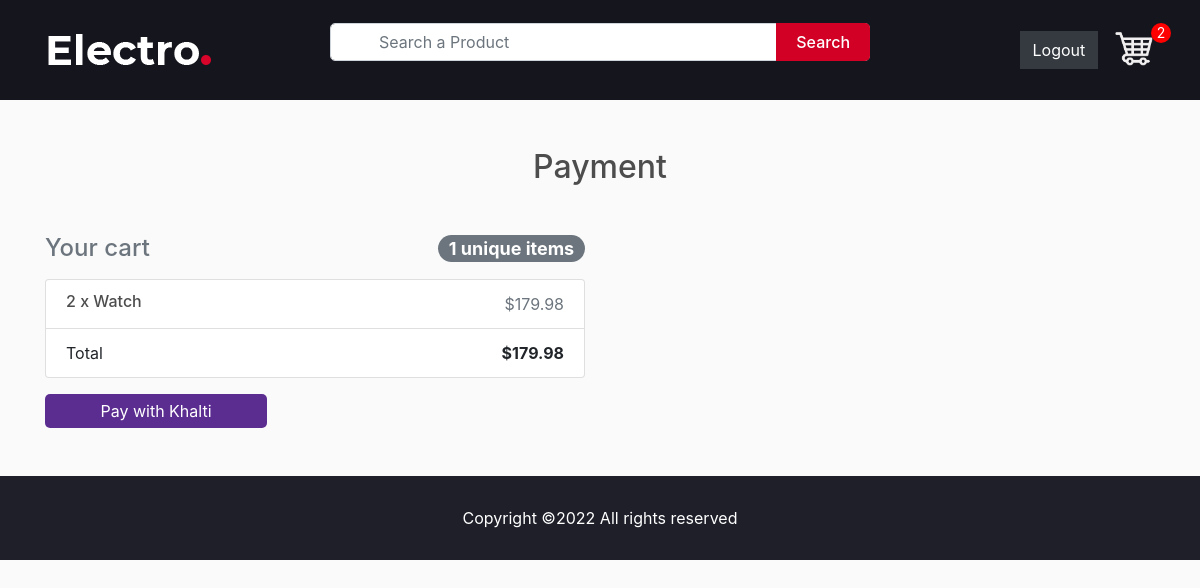
The app's page /payment (signed in) with its own data.
### store/models.py (models this page shows, shortened)
class Order(models.Model):
    customer = models.ForeignKey(Customer, on_delete=models.CASCADE, blank=True, null=True)
    items = models.ManyToManyField(OrderItem)
    date_orderd = models.DateTimeField(auto_now_add=True)
    ordered = models.BooleanField(default=False, null=False, blank=False)
    being_delivered = models.BooleanField(default=False)
    transaction_id = models.CharField(max_length=200, null=True)
    total_price = models.FloatField(max_length=200, null=True) #added
    sphipping_address = models.ForeignKey('ShippingAddress', on_delete=models.SET_NULL, blank=True, null=True)
    payment = models.ForeignKey('Payment', on_delete=models.SET_NULL, blank=True, null=True)
    def get_total(self):
        total = 0
        for order_items in self.items.all():
            total = total + order_items.get_total_item_price
        return total
    @property
    def get_cart_items(self):
        total = 0
        for order_item in self.items.all():
            total += order_item.quantity
        return total

class OrderItem(models.Model):
    customer = models.ForeignKey(Customer, on_delete=models.CASCADE, blank=True, null=True)
    product = models.ForeignKey(Product, on_delete=models.CASCADE, null=True)
    quantity = models.IntegerField(default=0, null=True, blank=True)
    ordered = models.BooleanField(default=False)
    @property
    def get_total_item_price(self):
        total = self.product.price * self.quantity
        return total

class Product(models.Model):
    name = models.CharField(max_length=200, null=True)
    price = models.DecimalField(max_digits=7, decimal_places=2)
    digital = models.BooleanField(default=False, null=True, blank=False)
    image = models.ImageField(null=True, blank=True)
    status = models.BooleanField(default=False, null=True, blank=False) #changed
    description = models.TextField(max_length=1000, null=True, blank=True) #added

### store/views.py (the view)
# urls.py: path("payment", PaymentView.as_view(), name="payment"),
class PaymentView(LoginRequiredMixin, View):
    login_url = 'login'
    def get(self, *args, **kwargs):
        try:
            customer = get_object_or_404(Customer, user=self.request.user)
            order = Order.objects.get(customer=customer, ordered=False)
            form = CheckoutForm()
            context = {
                'form': form,
                'order': order
            }
            return render(self.request, 'store/payment.html', context)
        except ObjectDoesNotExist:
            return redirect('payment')

### store/forms.py
class CheckoutForm(forms.Form):
    street_address = forms.CharField()
    appartment_address = forms.CharField(required=False)
    country = forms.CharField()
    contact = forms.RegexField(regex=r'^[0-9]{5,10}$')
    def __init__(self, *args, **kwargs):
        super(CheckoutForm, self).__init__(*args, **kwargs)
        self.fields['country'].initial = 'Nepal'
        self.fields['street_address'].widget.attrs.update(
            {'class': 'form-control', 'placeholder': 'Enter your address'})
        self.fields['appartment_address'].widget.attrs.update(
            {'class': 'form-control', 'placeholder': 'Enter your secondary address'})
        self.fields['country'].widget.attrs.update(
            {'class': 'form-control', 'placeholder': 'Enter your country name'})
        self.fields['contact'].widget.attrs.update(
            {'class': 'form-control', 'placeholder': 'Enter your phone no.'})

### context_processors/context_processors.py (called while the page is built, shortened)
def total_cart_items(request):
    if request.user.is_authenticated:
        customer = request.user.customer
        order, created = Order.objects.get_or_create(customer = customer, ordered=False)
        cartItems = order.get_cart_items
    return {'totalCartItems':cartItems}

### store/templates/store/payment.html (shortened to what this page needs)
{% extends 'store/header.html' %} {% load static %} {% load crispy_forms_tags %}
 {% block content %}
<main>
    <section class="py-5">
        <div class="container">
            <h2 class="h2 text-center mb-5">Payment</h2>
            <div class="row">
                {% include "store/order_snippet.html" %}
                <div class="col-12">
                    <button
                        id="payment-button"
                        style="
                            background-color: #5c2d91;
                            cursor: pointer;
                            color: #fff;
                            border: none;
                            padding: 5px 10px;
                            border-radius: 5px;
                            width: 20%;
                        "
                    >
                        Pay with Khalti
                    </button>
                </div>
            </div>
        </div>
    </section>
</main>
{% endblock content %}

### store/templates/store/order_snippet.html
<div class="col-md-6">
    <h4 class="d-flex justify-content-between align-items-center mb-3">
        <span class="text-muted">Your cart</span>
        <span class="badge badge-secondary badge-pill"
            >{{ order.items.count }} unique items</span
        >
    </h4>
    <ul class="list-group mb-3 z-depth-1">
        {% for order_item in order.items.all %}
        <li class="list-group-item d-flex justify-content-between lh-condensed">
            <div>
                <h6 class="my-0">
                    {{ order_item.quantity }} x {{ order_item.product.name}}
                </h6>
            </div>
            <span class="text-muted"
                >${{ order_item.get_total_item_price }}</span
            >
        </li>
        {% endfor %}
        <li class="list-group-item d-flex justify-content-between">
            <span>Total</span>
            <strong>${{ order.get_total }}</strong>
        </li>
    </ul>
</div>

### static/css/style.css (style rules this page uses)
body { background-color: #fafafa; }
h1, h2, h3, h4, h5, h6 { color: #4d4d4d; }

### records on screen
Order: items.count "1", get_total "179.98"
OrderItem: quantity "2", product.name "Watch", get_total_item_price "179.98"

### other values on screen
{{ totalCartItems }} "2"
